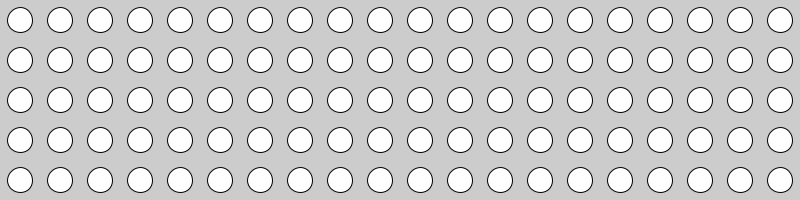
Frame 1 (no input)
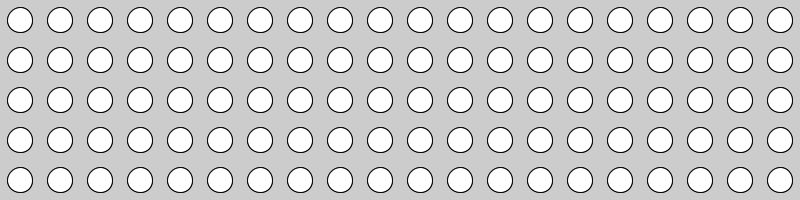
Frame 2 (the mouse pressed at the canvas centre, redrawn once)

The Processing sketch that drew these frames (run headless with seeded random() and noise(); the mouse was pressed at the canvas centre and the sketch redrawn once):

// Processing sketch: colouredDots
// ── colouredDots.pde
/*
Doug Easterly
Intermediate Color lesson
DSDN142, 2014
Victoria University of Wellington

thanks to Joshua Davis' Anderson Ranch tutorials for how to work with % and floor to create a matrix with 1 for-loop
https://twitter.com/JoshuaDavis/status/295209341064212482

And Processing Handbook (Reas/Fry) for working with color palettes 
*/


float dotSize = 25.0;
float spacing = 1.6;
// room for our dots to breathe
float plantArea = dotSize*spacing;
int col;
int row;
int numDots;
// a border for the total composition
float border = plantArea/2;

void setup(){
size (800,200);
col = floor(width / plantArea);
row = floor(height / plantArea);
numDots = floor(col*row);
ellipseMode(CENTER);
}

void draw(){
  /* how can we generate a matrix using only 1 for-loop?
  modulo operator - %
  math floor function
  */
  
for(int i = 0; i<numDots; i++){
  /* ellipse(x, y, width, height);
   or in a matrix/table, ellipse(column, row, width, height);
   */
ellipse( (plantArea*(i%col)) + border, plantArea *(floor(i/col)) + border, dotSize, dotSize);
  
  //println(floor(i/col));
  println(i%col);
  
}

noLoop();

}
